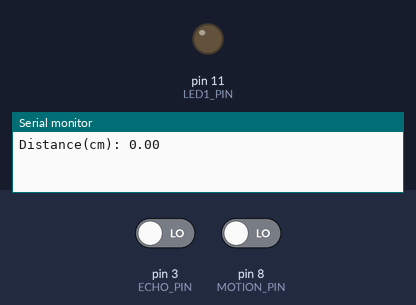
Bench run of a sketch on a simulated Arduino Uno, built with avr-gcc and run on an emulated ATmega328P. Shown: output pins drawn as LEDs (lit = HIGH), the last lines printed to the serial monitor. The test bench sets the inputs (shaded band); at power-on: pin 8 (MOTION_PIN) LOW, pin 3 (ECHO_PIN) LOW. Pins used as bus, display or sensor lines are not drawn.

Above: at 1.2 s.
1.3 s: pin 8 (MOTION_PIN) driven HIGH
At 2.3 s:
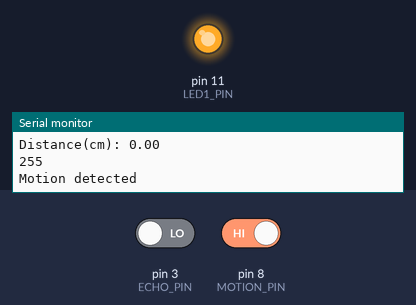
Timing chart, 0 to 4.3 s (numbered marks = the images above; inputs shaded):
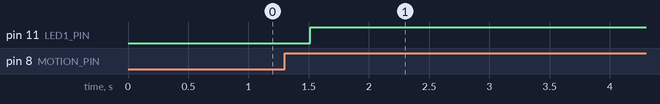

The sketch:

LAB11_1_202355517.ino
```cpp
const int TRIG_PIN = 2;
const int ECHO_PIN = 3;
const int MOTION_PIN = 8;

const int LED1_PIN = 11;
const int LED2_PIN = 12;

void setup() {
  Serial.begin(9600);
  pinMode(ECHO_PIN, INPUT);
  pinMode(TRIG_PIN, OUTPUT);
  pinMode(MOTION_PIN, INPUT);
}

int led1Bright = 0;

void detectMotion(int motion) {
  if (motion == 1) {
    Serial.println("Motion detected");
    digitalWrite(LED2_PIN, HIGH);
  } else {
    digitalWrite(LED2_PIN, LOW);
  }
}

void measureDistance() {
  digitalWrite(TRIG_PIN, HIGH);
  delay(10);
  digitalWrite(TRIG_PIN, LOW);
  // Reads the ECHO_PIN, returns the sound wave travel time in microseconds
  float duration = pulseIn(ECHO_PIN, HIGH);
  float distance = duration * 340 / 10000 / 2;
  Serial.println(String("Distance(cm): ") + distance);
  delay(500);
  if (distance > 100) {
    led1Bright = 0;
  } else {
    led1Bright = map(distance, 100, 0, 0, 255);
  }
  Serial.println(led1Bright);
  analogWrite(LED1_PIN, led1Bright);
}

void loop() {
  int motion = digitalRead(MOTION_PIN);
  detectMotion(motion);
  measureDistance();
}
```
